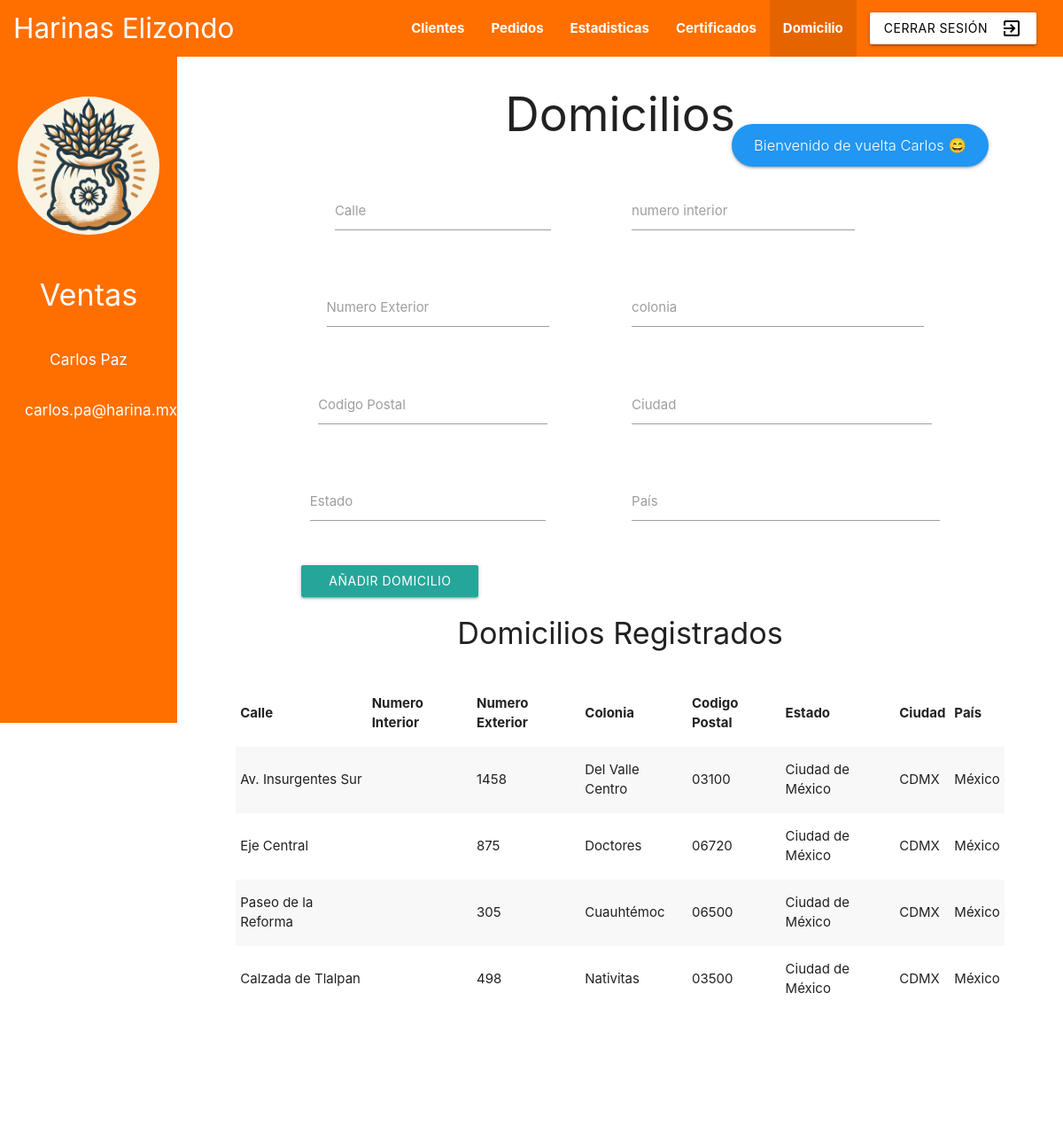
The app's page /dashboard.php?view=domicilio (signed in) with its own data.
### tables this page shows
CREATE TABLE `rol` (
  `id_rol` int(11) NOT NULL,
  `rol` varchar(50) NOT NULL,
  `color` varchar(50) NOT NULL
);

CREATE TABLE `domicilio` (
  `id_domicilio` int(11) NOT NULL,
  `calle` varchar(100) NOT NULL,
  `num_int` varchar(10) DEFAULT NULL,
  `num_ext` varchar(10) NOT NULL,
  `colonia` varchar(100) NOT NULL,
  `codigo_postal` varchar(20) NOT NULL,
  `ciudad` varchar(100) NOT NULL,
  `estado` varchar(10) NOT NULL,
  `pais` varchar(10) NOT NULL
);

### actions/db.php (called while the page is built, shortened)
<?php
function query ($conn, $q) {
    return $conn->query($q);
}
?>

### views/domicilio.php (the view, shortened to what this page needs)
<?php
	$result_proveedor = query($conn, "SELECT * FROM domicilio;");
?>
<div class="col s12">
	<div class="row center-align">
		<h2>Domicilios</h2>
	</div>
	    <div class="row">
      <form class="col s12" action="actions/domicilio.php" method="POST">
        <div class="row">
          <div class="input-field col s4 offset-s1">
            <textarea name="calle" id="textarea2" class="materialize-textarea" data-length="512"></textarea>
            <label for="textarea2">Calle</label>
          </div>
        <div class="row">
          <div class="input-field col s4 offset-s1">
            <textarea name="num_interior" id="textarea2" class="materialize-textarea" data-length="512"></textarea>
            <label for="textarea2">numero interior</label>
          </div>
        </div>
          <div class="row">
          <div class="input-field col s4 offset-s1">
            <textarea name="num_ext" id="textarea2" class="materialize-textarea" data-length="512"></textarea>
            <label for="textarea2">Numero Exterior</label>
          </div>
        <div class="row">
          <div class="input-field col s5 offset-s1">
            <textarea name="colonia" id="textarea2" class="materialize-textarea" data-length="512"></textarea>
            <label for="textarea2">colonia</label>
          </div>
        </div>
          <div class="row">
          <div class="input-field col s4 offset-s1">
            <textarea name="codigo_postal" id="textarea2" class="materialize-textarea" data-length="512"></textarea>
            <label for="textarea2">Codigo Postal</label>
          </div>
        <div class="row">
          <div class="input-field col s5 offset-s1">
            <textarea name="ciudad" id="textarea2" class="materialize-textarea" data-length="512"></textarea>
            <label for="textarea2">Ciudad</label>
          </div>
        </div>
          <div class="row">
          <div class="input-field col s4 offset-s1">
            <textarea name="estado" id="textarea2" class="materialize-textarea" data-length="512"></textarea>
            <label for="textarea2">Estado</label>
          </div>
        <div class="row">
          <div class="input-field col s5 offset-s1">
            <textarea name="pais" id="textarea2" class="materialize-textarea" data-length="512"></textarea>
            <label for="textarea2">País</label>
          </div>
        </div>
        <div class="row">
        	<div class="col s3 offset-s1">
        		<button class="btn waves-effect waves-light" type="submit" name="action">Añadir Domicilio
  				</button>
        	</div>
      </form>
    </div>
	<div class="row center-align">
		<h4>Domicilios Registrados</h4>
	</div>
	<div class="row">
		<div class="col s12">
			<table class="striped">
				<thead>
					<tr>
						<th>Calle</th>
						<th>Numero Interior</th>
						<th>Numero Exterior</th>
						<th>Colonia</th>
						<th>Codigo Postal</th>
						<th>Estado</th>
						<th>Ciudad</th>
						<th>País</th>
					</tr>
				</thead>
				<tbody>
					<?php
						while ($row = $result_proveedor->fetch_assoc()) {
							echo "<tr>";
							echo "<td>".$row['calle']."</td>";
							echo "<td>".$row['num_int']."</td>";
							echo "<td>".$row['num_ext']."</td>";
							echo "<td>".$row['colonia']."</td>";
							echo "<td>".$row['codigo_postal']."</td>";
							echo "<td>".$row['ciudad']."</td>";
							echo "<td>".$row['estado']."</td>";
							echo "<td>".$row['pais']."</td>";
							echo "</tr>";
						}
					?>
				</tbody>
			</table>
		</div>
	</div>
</div>

### components/sidebar.php
<div class="sidebar col s2 <?php echo $role['color']; ?>">
	<div class="row">
		<img class="img-sidebar" src="assets/icon.png">
	</div>
	<div class="row">
		<div class="col s12 center-align">
			<h4 class="white-text title"><?php echo $role['rol']; ?></h4>
		</div>
	</div>
	<div class="row">
		<div class="col s10 offset-s1 center-align">
			<h6 class="white-text"><?php echo $_SESSION['nombre']; ?></h6>
		</div>
	</div>
	<div class="row">
		<div class="col s10 offset-s1 center-align">
			<h6 class="white-text"><?php echo $_SESSION['correo']; ?></h6>
		</div>
	</div>
</div>

### dashboard.php (style rules this page uses)
.title { text-transform: capitalize; }
.img-sidebar { width: 80%; border-radius: 100%; margin-left: 10%; margin-top: 3rem; }
.sidebar { height: 94vh; position: fixed; }

### records on screen
rol: rol "Ventas"
domicilio: calle "Av. Insurgentes Sur", num_ext "1458", colonia "Del Valle Centro", codigo_postal "03100", ciudad "Ciudad de México", estado "CDMX", pais "México"
domicilio: calle "Eje Central", num_ext "875", colonia "Doctores", codigo_postal "06720", ciudad "Ciudad de México", estado "CDMX", pais "México"
domicilio: calle "Paseo de la Reforma", num_ext "305", colonia "Cuauhtémoc", codigo_postal "06500", ciudad "Ciudad de México", estado "CDMX", pais "México"
domicilio: calle "Calzada de Tlalpan", num_ext "498", colonia "Nativitas", codigo_postal "03500", ciudad "Ciudad de México", estado "CDMX", pais "México"

### other values on screen
$view "Clientes"
$view "Pedidos"
$view "Estadisticas"
$view "Certificados"
$view "Domicilio"
$_SESSION['nombre'] "Carlos Paz"
$_SESSION['correo'] "carlos.pa@harina.mx"
